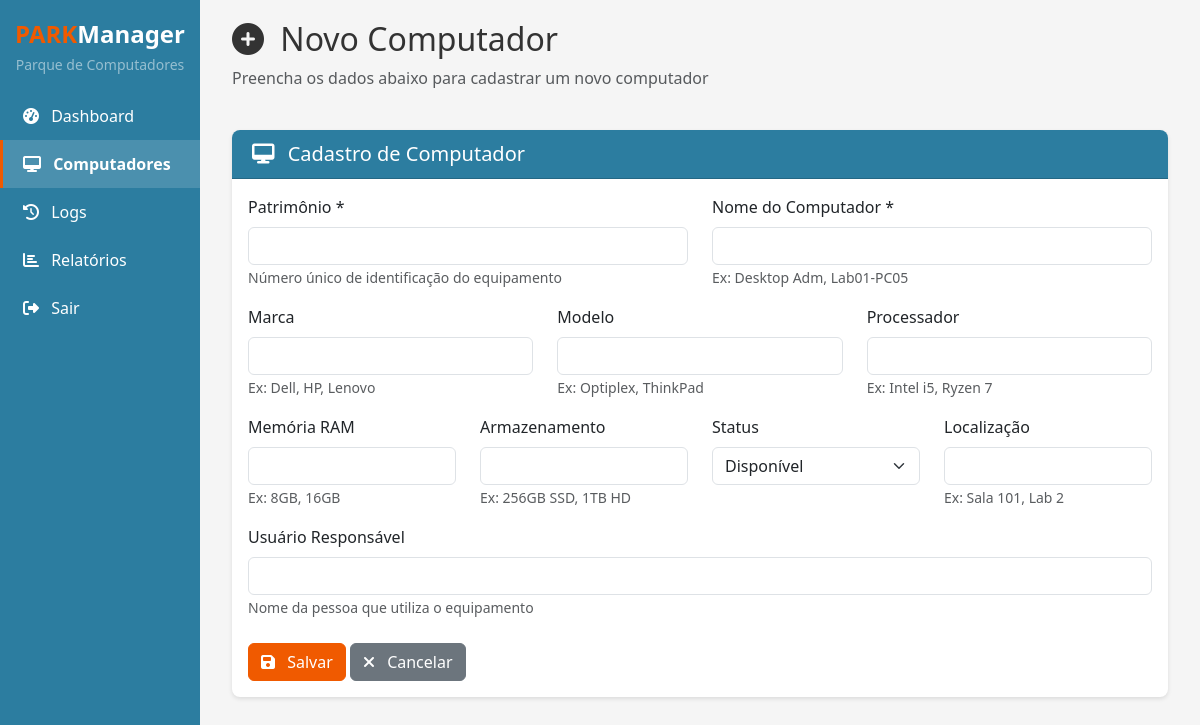
Page /computadores/1/editar (signed in) on the earlier database version.
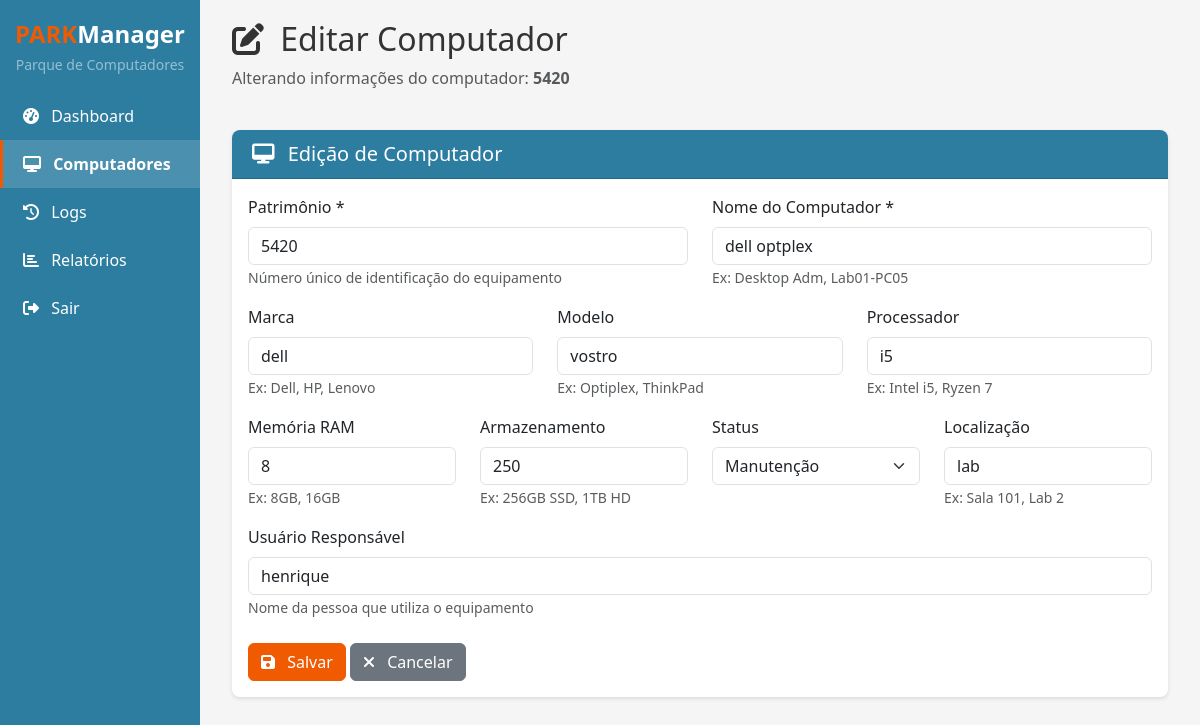
Same page on the later database version.
### app/models.py (models this page shows)
class Computador(Base):
    __tablename__ = "computadores"
    id = Column(Integer, primary_key=True, index=True)
    patrimonio = Column(String, unique=True, index=True, nullable=False)
    nome = Column(String, nullable=False)
    marca = Column(String, nullable=True)
    modelo = Column(String, nullable=True)
    processador = Column(String, nullable=True)
    memoria_ram = Column(String, nullable=True)  # Ex: "8GB", "16GB"
    armazenamento = Column(String, nullable=True)  # Ex: "512GB SSD"
    status = Column(String, default="Disponível")  # Disponível, Em uso, Manutenção
    localizacao = Column(String, nullable=True)  # Sala, setor
    usuario_responsavel = Column(String, nullable=True)
    ativo = Column(Boolean, default=True)
    data_aquisicao = Column(DateTime, default=func.now())
    created_at = Column(DateTime(timezone=True), server_default=func.now())
    updated_at = Column(DateTime(timezone=True), onupdate=func.now())

### app/main.py (the view)
@app.get("/computadores/{computador_id}/editar", response_class=HTMLResponse)
def pagina_editar_computador(request: Request, computador_id: int, db: Session = Depends(get_db)):
    computador = crud.buscar_computador_por_id(db, computador_id)
    return templates.TemplateResponse("form_computador.html", {"request": request, "computador": computador})

### app/templates/form_computador.html (shortened to what this page needs)
{% extends "base.html" %}
{% block content %}
<div class="container-fluid">
    <div class="row mb-4">
        <div class="col">
            <h2>
                {% if computador %}
                    <i class="fas fa-edit me-2"></i> Editar Computador
                {% else %}
                    <i class="fas fa-plus-circle me-2"></i> Novo Computador
                {% endif %}
            </h2>
            <p class="text-muted">
                {% if computador %}
                    Alterando informações do computador: <strong>{{ computador.patrimonio }}</strong>
                {% else %}
                    Preencha os dados abaixo para cadastrar um novo computador
                {% endif %}
            </p>
        </div>
    </div>
    <div class="card">
        <div class="card-header">
            <h5 class="mb-0">
                <i class="fas fa-desktop me-2"></i>
                {% if computador %}Edição{% else %}Cadastro{% endif %} de Computador
            </h5>
        </div>
        <div class="card-body">
            <form id="formComputador">
                <div class="row">
                    <div class="col-md-6 mb-3">
                        <label class="form-label">Patrimônio *</label>
                        <input type="text" class="form-control" id="patrimonio"
                               value="{{ computador.patrimonio if computador else '' }}" required>
                        <small class="text-muted">Número único de identificação do equipamento</small>
                    </div>
                    <div class="col-md-6 mb-3">
                        <label class="form-label">Nome do Computador *</label>
                        <input type="text" class="form-control" id="nome"
                               value="{{ computador.nome if computador else '' }}" required>
                        <small class="text-muted">Ex: Desktop Adm, Lab01-PC05</small>
                    </div>
                </div>
                <div class="row">
                    <div class="col-md-4 mb-3">
                        <label class="form-label">Marca</label>
                        <input type="text" class="form-control" id="marca"
                               value="{{ computador.marca if computador else '' }}">
                        <small class="text-muted">Ex: Dell, HP, Lenovo</small>
                    </div>
                    <div class="col-md-4 mb-3">
                        <label class="form-label">Modelo</label>
                        <input type="text" class="form-control" id="modelo"
                               value="{{ computador.modelo if computador else '' }}">
                        <small class="text-muted">Ex: Optiplex, ThinkPad</small>
                    </div>
                    <div class="col-md-4 mb-3">
                        <label class="form-label">Processador</label>
                        <input type="text" class="form-control" id="processador"
                               value="{{ computador.processador if computador else '' }}">
                        <small class="text-muted">Ex: Intel i5, Ryzen 7</small>
                    </div>
                </div>
                <div class="row">
                    <div class="col-md-3 mb-3">
                        <label class="form-label">Memória RAM</label>
                        <input type="text" class="form-control" id="memoria_ram"
                               value="{{ computador.memoria_ram if computador else '' }}">
                        <small class="text-muted">Ex: 8GB, 16GB</small>
                    </div>
                    <div class="col-md-3 mb-3">
                        <label class="form-label">Armazenamento</label>
                        <input type="text" class="form-control" id="armazenamento"
                               value="{{ computador.armazenamento if computador else '' }}">
                        <small class="text-muted">Ex: 256GB SSD, 1TB HD</small>
                    </div>
                    <div class="col-md-3 mb-3">
                        <label class="form-label">Status</label>
                        <select class="form-select" id="status">
                            <option value="Disponível" {% if computador and computador.status == 'Disponível' %}selected{% endif %}>Disponível</option>
                            <option value="Manutenção" {% if computador and computador.status == 'Manutenção' %}selected{% endif %}>Manutenção</option>
                        </select>
                    </div>
                    <div class="col-md-3 mb-3">
                        <label class="form-label">Localização</label>
                        <input type="text" class="form-control" id="localizacao"
                               value="{{ computador.localizacao if computador else '' }}">
                        <small class="text-muted">Ex: Sala 101, Lab 2</small>
                    </div>
                </div>
                <div class="mb-3">
                    <label class="form-label">Usuário Responsável</label>
                    <input type="text" class="form-control" id="usuario_responsavel"
                           value="{{ computador.usuario_responsavel if computador else '' }}">
                    <small class="text-muted">Nome da pessoa que utiliza o equipamento</small>
                </div>
                <div class="mt-4">
                    <button type="submit" class="btn btn-primary" id="btnSalvar">
                        <i class="fas fa-save me-2"></i> Salvar
                    </button>
                    <a href="/computadores" class="btn btn-secondary">
                        <i class="fas fa-times me-2"></i> Cancelar
                    </a>
                </div>
            </form>
        </div>
    </div>
</div>
{% endblock %}

### app/templates/base.html (shortened to what this page needs)
<!DOCTYPE html>
<html lang="pt-br">
<head>
    <link href="https://cdn.jsdelivr.net/npm/bootstrap@5.3.0/dist/css/bootstrap.min.css" rel="stylesheet">
    <link rel="stylesheet" href="https://cdnjs.cloudflare.com/ajax/libs/font-awesome/6.4.0/css/all.min.css">
</head>
<body>
    <div class="container-fluid">
        <div class="row">
            <div class="col-md-2 p-0 sidebar">
                <div class="text-center py-3">
                    <div class="logo">PARK<span>Manager</span></div>
                    <small class="text-white-50">Parque de Computadores</small>
                </div>
                <nav>
                    <a href="/" class="{% if request.url.path == '/' %}active{% endif %}">
                        <i class="fas fa-tachometer-alt me-2"></i> Dashboard
                    </a>
                    <a href="/computadores" class="{% if 'computadores' in request.url.path %}active{% endif %}">
                        <i class="fas fa-desktop me-2"></i> Computadores
                    </a>
                    <a href="/logs" class="{% if 'logs' in request.url.path %}active{% endif %}">
                        <i class="fas fa-history me-2"></i> Logs
                    </a>
                    <a href="/relatorios" class="{% if 'relatorios' in request.url.path %}active{% endif %}">
                        <i class="fas fa-chart-bar me-2"></i> Relatórios
                    </a>
                    <a href="/logout">
                        <i class="fas fa-sign-out-alt me-2"></i> Sair
                    </a>
                </nav>
            </div>
            <div class="col-md-10 content">
                {% block content %}{% endblock %}
            </div>
        </div>
    </div>
</body>
</html>

### app/templates/base.html (style rules this page uses)
:root { --primary-orange: #f05a00; --primary-blue: #2c7da0; --primary-blue-hover: #3a9bc5; --bg-gray: #f5f5f5; --text-dark: #333333; --text-light: #ffffff; --border-gray: #e0e0e0; }
body { background-color: var(--bg-gray); color: var(--text-dark); font-family: 'Segoe UI', Tahoma, Geneva, Verdana, sans-serif; }
.sidebar { min-height: 100vh; background-color: var(--primary-blue); box-shadow: 2px 0 5px rgba(0,0,0,0.1); }
.sidebar a { color: var(--text-light); text-decoration: none; padding: 12px 20px; display: block; transition: 0.3s; border-left: 3px solid transparent; }
.sidebar a.active { background-color: rgba(255,255,255,0.15); border-left-color: var(--primary-orange); font-weight: bold; }
.btn-primary { background-color: var(--primary-orange); border-color: var(--primary-orange); color: #ffffff; transition: all 0.3s ease; }
.card { border: none; border-radius: 8px; box-shadow: 0 2px 4px rgba(0,0,0,0.1); background-color: #ffffff; }
.card-header { background-color: var(--primary-blue); color: #ffffff !important; border-radius: 8px 8px 0 0 !important; padding: 12px 20px; }
.card-header h5, .card-header .mb-0 { color: #ffffff !important; }
.logo { font-size: 24px; font-weight: bold; color: var(--primary-orange); }
.logo span { color: var(--text-light); }
.content { padding: 20px; background-color: var(--bg-gray); }
.content h2, .content h5 { color: var(--text-dark); }

Differences in the rows shown:
added Computador: patrimonio "5420", nome "dell optplex", marca "dell", modelo "vostro", processador "i5", memoria_ram "8", armazenamento "250", status "Manutenção", localizacao "lab", usuario_responsavel "henrique"
Other differences:
form field value: "Disponível" → (not shown)
text no longer shown: "Novo Computador Preencha os dados abaixo para cadastrar um novo computador Cadastro"
text now shown: "Editar Computador Alterando informações do computador: Edição"
